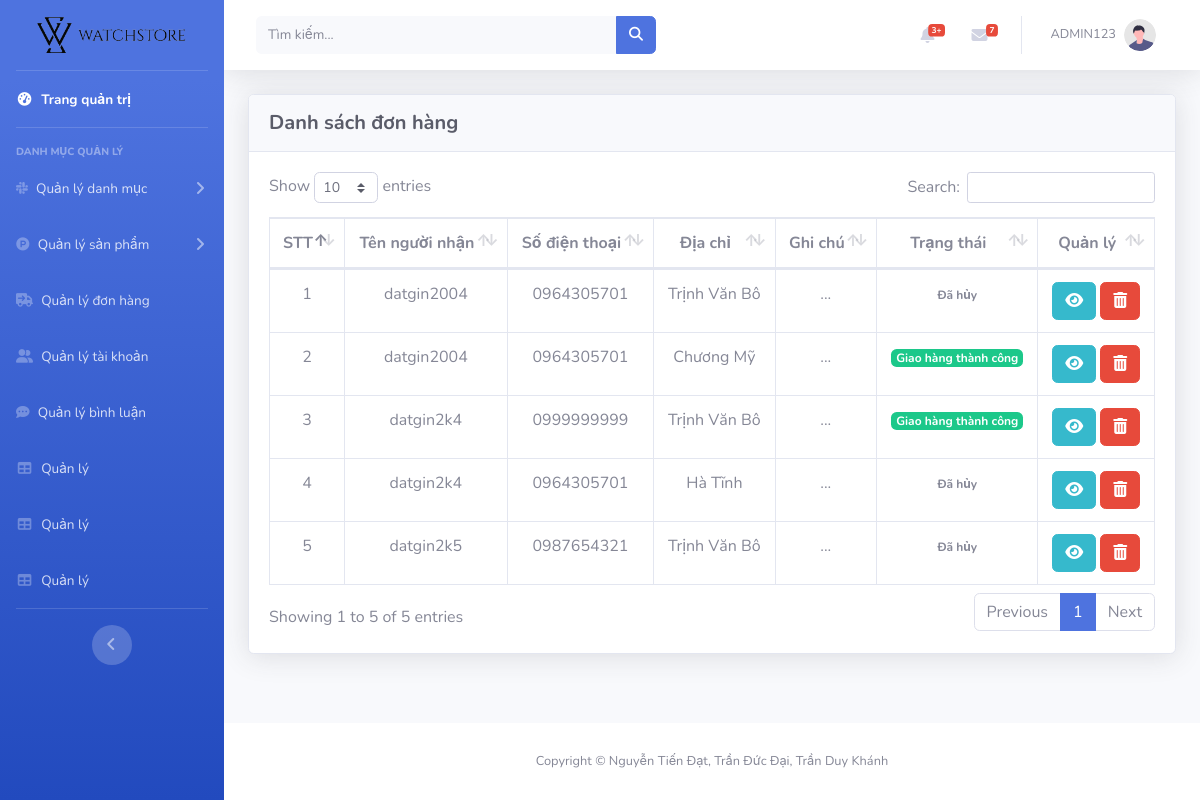
/admin/index.php?act=list_donhang (signed in), run on the app's committed database.
### tables this page shows
CREATE TABLE `donhang` (
  `id` int(11) NOT NULL,
  `id_user` int(11) NOT NULL,
  `nguoi_nhan` varchar(255) NOT NULL,
  `email` varchar(255) NOT NULL,
  `tel` varchar(255) NOT NULL,
  `address` varchar(255) NOT NULL,
  `date` date DEFAULT NULL,
  `ghi_chu` varchar(255) DEFAULT NULL,
  `trangthai` int(11) NOT NULL
);

### model/pdo.php (called while the page is built, shortened)
<?php
function pdo_get_connection()
{
    $servername = "localhost";
    $username = "root";
    $password = "";
    try {
        $conn = new PDO("mysql:host=$servername;dbname=duan1", $username, $password);
        $conn->setAttribute(PDO::ATTR_ERRMODE, PDO::ERRMODE_EXCEPTION);
        return $conn;
    } catch (PDOException $e) {
        echo "Connection failed: " . $e->getMessage();
    }
}
function pdo_query($sql)
{
    $conn = pdo_get_connection();
    $sql = $conn->prepare($sql);
    $sql->execute();
    $kq = $sql->fetchAll(PDO::FETCH_ASSOC);
    return $kq;
}
?>

### model/donhang.php (called while the page is built, shortened)
<?php
function loadall_donhang($iddh = 0)
{
    $sql = "select * from donhang";
    return pdo_query($sql);
}

### admin/donhang/list_donhang.php (the view)
<div class="container-fluid">
    <div class="card shadow mb-4">
        <div class="card-header py-3">
            <h6 class="m-0 h5 text-dark font-weight-bold">Danh sách đơn hàng</h6>
        </div>
        <div class="card-body">
            <div class="table-responsive">
                <table class="table table-bordered text-center" id="dataTable" width="100%" cellspacing="0">
                    <thead>
                        <tr>
                            <th class="fw-bold text-secondary">STT</th>
                            <th class="fw-bold text-secondary">Tên người nhận</th>
                            <th class="fw-bold text-secondary">Số điện thoại</th>
                            <th class="fw-bold text-secondary">Địa chỉ</th>
                            <th class="fw-bold text-secondary">Ghi chú</th>
                            <th class="fw-bold text-secondary">Trạng thái</th>
                            <th class="fw-bold text-secondary">Quản lý</th>
                        </tr>
                    </thead>
                    <tbody>
                        <?php foreach ($list_donhang as $key => $value) { ?>
                            <tr>
                                <td><?= $key + 1 ?></td>
                                <td><?= $value['nguoi_nhan'] ?></td>
                                <td><?= $value['tel'] ?></td>
                                <td><?= $value['address'] ?></td>
                                <td>
                                    <?php
                                    if ($value['ghi_chu'] != null) {
                                        echo $value['ghi_chu'];
                                    } else {
                                        echo '...';
                                    }
                                    ?>
                                </td>
                                <td>
                                    <?php
                                    if ($value['trangthai'] == 0) {
                                        echo '<span class="badge bg-danger text-white">Chờ xác nhận</span>';
                                    } else if ($value['trangthai'] == 1) {
                                        echo '<span class="badge bg-primary text-white">Đã xác nhận</span>';
                                    } else if ($value['trangthai'] == 2) {
                                        echo '<span class="badge bg-warning text-white">Đang giao hàng</span>';
                                    } elseif ($value['trangthai'] == 3) {
                                        echo '<span class="badge bg-success text-white">Giao hàng thành công</span>';
                                    } else {
                                        echo '<span class="badge text-secondary text-white">Đã hủy</span>';
                                    } ?>
                                </td>
                                <td>
                                    <a type="button" class="btn btn-info" href="?act=update_donhang&id=<?= $value['id'] ?>"><i class="fa-solid fa-eye"></i></a>
                                    <a type="button" class="btn btn-danger" href=""><i class="fa-solid fa-trash-can"></i></a>
                                </td>
                            </tr>
                        <?php } ?>
                    </tbody>
                </table>
            </div>
        </div>
    </div>
</div>
</div>

### data on the page
donhang: nguoi_nhan "datgin2004", tel "0964305701", address "Trịnh Văn Bô", trangthai "Đã hủy"
donhang: nguoi_nhan "datgin2004", tel "0964305701", address "Chương Mỹ", trangthai "Giao hàng thành công"
donhang: nguoi_nhan "datgin2k4", tel "0999999999", address "Trịnh Văn Bô", trangthai "Giao hàng thành công"
donhang: nguoi_nhan "datgin2k4", tel "0964305701", address "Hà Tĩnh", trangthai "Đã hủy"
donhang: nguoi_nhan "datgin2k5", tel "0987654321", address "Trịnh Văn Bô", trangthai "Đã hủy"

### other printed values
$_SESSION['user'] "ADMIN123"
